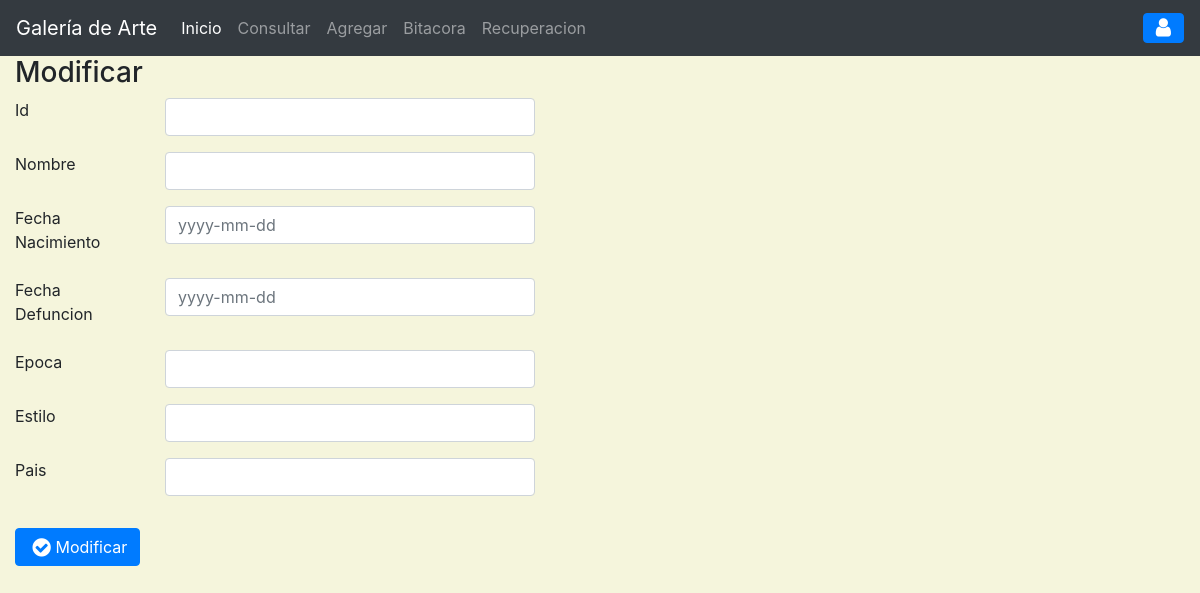
Before: /?c=Artista&a=FormAgregar&id=6 with the older database file.
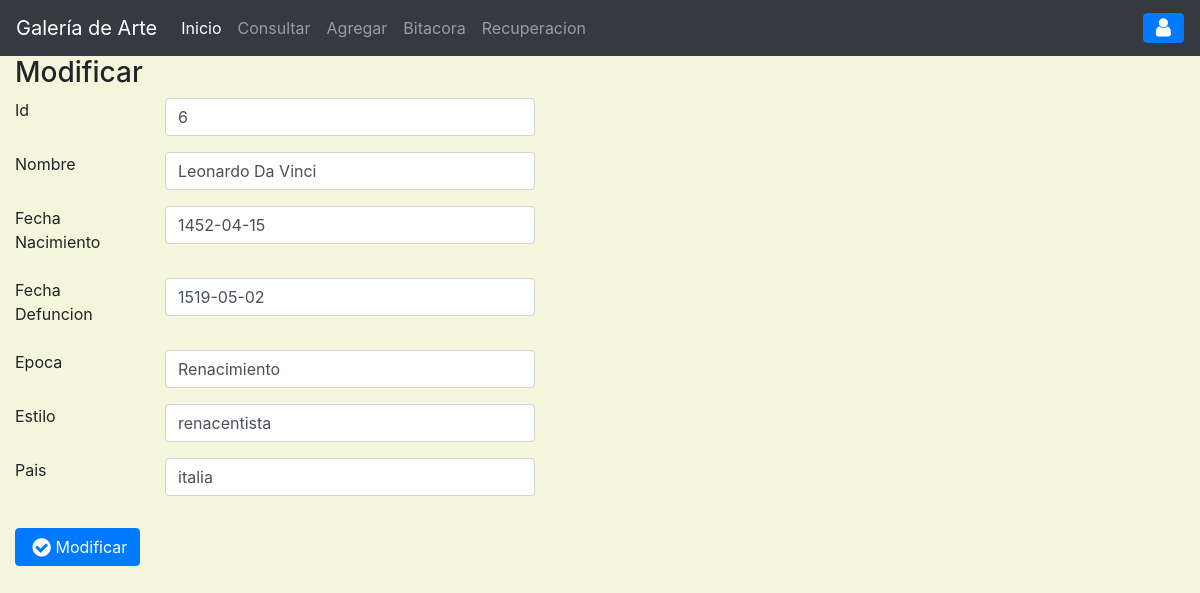
After: the same page with the newer database file.
### tables this page shows
CREATE TABLE `artista` (
  `idobj` int(11) NOT NULL,
  `nomArt` varchar(25) DEFAULT NULL,
  `fechNacArt` date DEFAULT NULL,
  `epocArt` varchar(25) DEFAULT NULL,
  `fechDefArt` date DEFAULT NULL,
  `estArt` varchar(30) DEFAULT NULL,
  `paisArt` varchar(25) DEFAULT NULL,
  KEY `fk_art_obj` (`idobj`),
  CONSTRAINT `fk_art_obj` FOREIGN KEY (`idobj`) REFERENCES `objetoarte` (`idobj`) ON DELETE CASCADE ON UPDATE CASCADE
);

### controller/artista.controlador.php (called while the page is built, shortened)
<?php
require_once('model/artista.php');
class ArtistaControlador
{
    private $modelo;
    public function __CONSTRUCT(){
        $this->modelo = new Artista();
    }
    public function FormAgregar(){
            $titulo = "Agregar";
            $Arti = new Artista();
            if(isset($_GET['id'])){
                $Arti = $this->modelo->getArtistaById($_GET['id'])[0];
                $titulo = "Modificar";
            }
            require_once "view/header.php";
            require_once "view/artista/agregar.php";
            require_once "view/footer.php";
    }
}
?>

### model/conexion.php (called while the page is built, shortened)
<?php
class BaseDeDatos
{
    public static function Conectar(){
        try {
            $conexion = new PDO("mysql:host=".self::servidor.";dbname="
            .self::basedatos.";charset=utf8",self::usuario,self::password);
            $conexion->setAttribute(PDO::ATTR_ERRMODE,PDO::ERRMODE_EXCEPTION);
            return $conexion;
        } catch (PDOException $e) {
            return "Fallo la conexion a la base de datos".$e->getMessage();
        }
    }
}
?>

### model/artista.php (called while the page is built, shortened)
<?php
class Artista
{
    private $pdo;
    public function __CONSTRUCT(){
        $this->pdo = BaseDeDatos::Conectar();
    }
    public function getArtistaById($id){
        try {
            $sql = "SELECT * FROM artista WHERE idobj=$id";
            $consulta = $this->pdo->prepare($sql);
            $consulta->execute();
            return $consulta->fetchAll(PDO::FETCH_OBJ);
        } catch (Exception $e) {
            die($e->getMessage());
        }
    }
}
?>

### view/artista/agregar.php (the view, shortened to what this page needs)
<main class="app-content">
<div class="col-md-6">
          <div class="tile">
            <h3 class="tile-title"><?=$titulo?></h3>
            <div class="tile-body">
                <form class="form-horizontal" method="POST" action="view/artista/guardar-artista.php">
                <div class="form-group row">
                  <label class="control-label col-md-3">Id</label>
                  <div class="col-md-8">
                    <input class="form-control" type="text" name="idartista" value="<?=$Arti->idobj ?? ''?>" placeholder="">
                  </div>
                </div>
                <div class="form-group row">
                  <label class="control-label col-md-3">Nombre</label>
                  <div class="col-md-8">
                    <input class="form-control" type="text" name="nombreartista" value="<?=$Arti->nomArt ?? ''?>" placeholder="">
                  </div>
                </div>
                <div class="form-group row">
                  <label class="control-label col-md-3">Fecha Nacimiento</label>
                  <div class="col-md-8">
                    <input class="form-control" type="text" name="fnaartista" value="<?=$Arti->fechNacArt ?? ''?>" placeholder="yyyy-mm-dd">
                  </div>
                </div>
                 <div class="form-group row">
                  <label class="control-label col-md-3">Fecha Defuncion</label>
                  <div class="col-md-8">
                    <input class="form-control" type="text" name="fdeartista" value="<?=$Arti->fechDefArt ?? ''?>" placeholder="yyyy-mm-dd">
                  </div>
                </div>
                <div class="form-group row">
                  <label class="control-label col-md-3">Epoca</label>
                  <div class="col-md-8">
                    <input class="form-control" type="text" name="epocaartista" value="<?=$Arti->epocArt ?? ''?>" placeholder="">
                  </div>
                </div>
                <div class="form-group row">
                  <label class="control-label col-md-3">Estilo</label>
                  <div class="col-md-8">
                    <input class="form-control" type="text" name="estiloartista" value="<?=$Arti->estArt ?? ''?>" placeholder="">
                  </div>
                </div>
                <div class="form-group row">
                  <label class="control-label col-md-3">Pais</label>
                  <div class="col-md-8">
                    <input class="form-control" type="text" name="paisartista" value="<?=$Arti->paisArt ?? ''?>" placeholder="">
                  </div>
                </div>
            <div class="tile-footer">
              <div class="row">
                <div class="col-md-8 col-md-offset-3">
                  <button class="btn btn-primary" type="submit"><i class="fa fa-fw fa-lg fa-check-circle">
                  </i><?=$titulo?></button>
                </div>
              </div>
            </div>
            </form>
          </div>
</div>
</main>

Changed rows visible on the page:
added artista: idartista "6", nombreartista "Leonardo Da Vinci", fnaartista "1452-04-15", fdeartista "1519-05-02", epocaartista "Renacimiento", estiloartista "renacentista", paisartista "italia"
